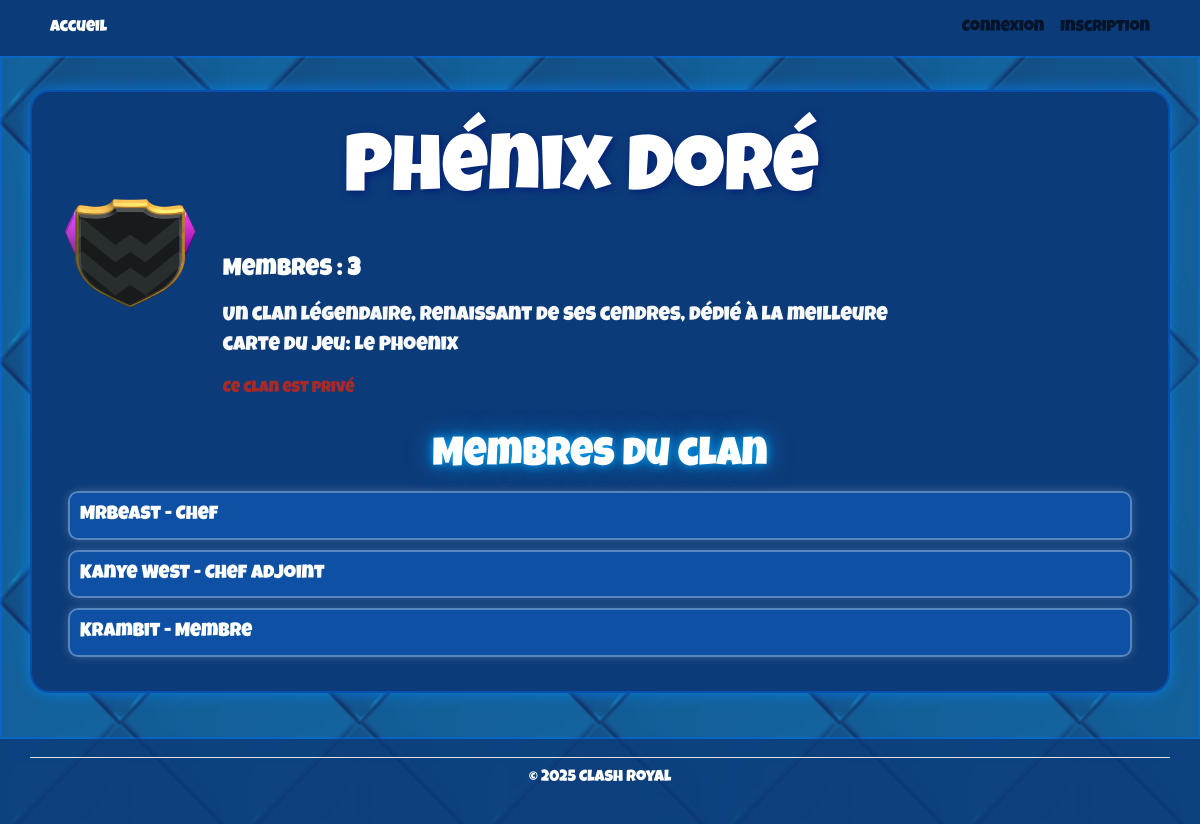
Screenshot of /vue/clanDescriptif.php?id=2 with the database file from the repository.
### tables this page shows
CREATE TABLE Clan(
    Id_Clan INT AUTO_INCREMENT,
    nom_clan VARCHAR(150)  NOT NULL,
    description_clan VARCHAR(500)  NOT NULL,
    prive BOOLEAN NOT NULL,
    PRIMARY KEY(Id_Clan),
    UNIQUE(nom_clan)
);

CREATE TABLE UtilisateurClan(
    Id_Clan INT,
    Id_Utilisateur INT,
    Id_Role INT,
    PRIMARY KEY(Id_Clan, Id_Utilisateur, Id_Role),
    FOREIGN KEY(Id_Clan) REFERENCES Clan(Id_Clan),
    FOREIGN KEY(Id_Utilisateur) REFERENCES Utilisateur(Id_Utilisateur),
    FOREIGN KEY(Id_Role) REFERENCES Role(Id_Role)
);

CREATE TABLE Utilisateur(
    Id_Utilisateur INT AUTO_INCREMENT,
    nom VARCHAR(100)  NOT NULL,
    mot_de_passe VARCHAR(255)  NOT NULL,
    PRIMARY KEY(Id_Utilisateur),
    UNIQUE(nom)
);

CREATE TABLE Role(
    Id_Role INT AUTO_INCREMENT,
    role VARCHAR(30) ,
    PRIMARY KEY(Id_Role)
);

### modele/modeleClan.php (called while the page is built, shortened)
<?php
class ModeleClan
{
    public static function ObtenirClanParId($idClan)
    {
        $connexion = BD::ObtenirConnexion();
        $req = $connexion->prepare(
            "SELECT * FROM Clan WHERE Id_Clan = :Id_Clan"
        );
        $req->bindParam(':Id_Clan', $idClan);
        $req->execute();
        return $req;
    }
    public static function ObtenirUtilisateursClan($idClan)
    {
        $connexion = BD::ObtenirConnexion();
        $req = $connexion->prepare("SELECT Id_Utilisateur, Id_Role FROM UtilisateurClan WHERE Id_Clan = :idClan");
        $req->bindParam(':idClan', $idClan);
        $req->execute();
        return $req;
    }
    public static function ObtenirRoleNom($id_role)
    {
        $connexion = BD::ObtenirConnexion();
        $req = $connexion->prepare("SELECT role FROM Role WHERE Id_Role = :id_role");
        $req->bindParam(':id_role', $id_role);
        $req->execute();
        return $req;
    }
}

### modele/modeleUtilisateurs.php (called while the page is built, shortened)
<?php
class ModeleUtilisateurs
{
    public static function ObtenirTout($idUtilisateur)
    {
        $connexion = BD::ObtenirConnexion();
        $req = $connexion->prepare(
            "SELECT * FROM Utilisateur WHERE Id_Utilisateur = :idUtilisateur"
        );
        $req->bindParam(':idUtilisateur', $idUtilisateur);
        $req->execute();
        return $req;
    }
}

### vue/clanDescriptif.php (the view, shortened to what this page needs)
<?php $titreOnglet = 'Clans';
require_once "modele/modeleClan.php";
require_once "modele/modeleUtilisateurs.php" ?>
<?php ob_start();
$requeteClans = ModeleClan::ObtenirClanParId($_GET['id']);
$clan = $requeteClans->fetch();
$requeteUtilisateurs = ModeleClan::ObtenirClanUtilisateur($_SESSION['utilisateur']['Id_Utilisateur']);
$clanUtilisateur = $requeteUtilisateurs->fetch();
?>
<div class="container bg-blue-900 tableau p-4">
    <div class="row align-items-center mb-4">
        <img class="clan-image" style="width: 15%;" src="Images/Clans/<?= htmlspecialchars($clan['Id_Clan']) ?>.png">
        <div class="col-md-8">
            <h1 class="text-center big-goofy-title mb-4">
                <?= htmlspecialchars($clan["nom_clan"]) ?>
            </h1>
            <?php
            $countReq = ModeleClan::ObtenirUtilisateursClan($clan['Id_Clan']);
            $nombreMembres = $countReq->rowCount();
            ?>
            <h4 class="text-white mb-3">
                Membres : <strong><?= $nombreMembres ?></strong>
            </h4>
            <p class="fs-5 text-light">
                <?= nl2br(htmlspecialchars($clan["description_clan"])) ?>
            </p>
            <?php if (!$clan['prive']) {if (!$clanUtilisateur || $clanUtilisateur['Id_Clan'] != $clan['Id_Clan']) { ?>
            <div class="mt-3">
                <form id="formRejoindre" method="post" action="rejoindreClan">
                    <input type="hidden" id="clanId" name="Id_Clan" value="<?= $clan['Id_Clan'] ?>">
                    <button type="submit" class="btn btn-success btn-lg">
                        Rejoindre le clan
                    </button>
                </form>
            </div>
            <?php }}else{?> <div style="color: brown;">Ce clan est privé</div> <?php } ?>
        </div>
    </div>
    <h3 class="text-center text-white mt-4">Membres du clan</h3>
    <div id="tableau-utilisateurs" class="container bg-blue-900">
        <?php
        $requeteUtilisateurs = ModeleClan::ObtenirUtilisateursClan($clan['Id_Clan']);
        while ($utilisateurs = $requeteUtilisateurs->fetch()) {
            $requetenom = ModeleUtilisateurs::ObtenirTout($utilisateurs['Id_Utilisateur']);
            $requeteRole = ModeleClan::ObtenirRoleNom($utilisateurs['Id_Role']);
            $utilisateur = $requetenom->fetch();
            $role = $requeteRole->fetch();
        ?>
            <div class="panel-nom py-2" data-id="<?= $utilisateurs['Id_Utilisateur'] ?>">
                <?= htmlspecialchars($utilisateur['nom']) ?> - <?= htmlspecialchars($role['role']) ?>
            </div>
        <?php } ?>
    </div>
</div>
<?php require 'vue/gabarit.php'; ?>

### css/style.css (style rules this page uses)
body, main { font-family: 'Luckiest Guy', cursive; color: white; background-image: url("../Images/Autres/Background.jpg"); background-repeat: repeat; background-size: auto; background-attachment: fixed; }
.tableau { border-radius: 20px; border: 2px solid rgba(0, 110, 255, 0.4); box-shadow: 0 0 15px rgba(0, 140, 255, 0.7); padding: 2%; margin: 2%; }
.bg-blue-900 { background-color: #0c3b79; }
.big-goofy-title { font-size: 5rem; text-shadow: 2px 2px 8px rgb(2, 29, 117); stroke: url(#ffffff); padding: 10px; }
h3.text-center { font-family: 'Luckiest Guy', cursive; font-size: 2.5rem; text-align: center; margin-top: 25px; color: #00a6ff; text-shadow: 0 0 10px rgba(0, 170, 255, 0.9), 0 0 25px rgba(0, 170, 255, 0.6); }
.panel-nom { background-color: rgba(16, 105, 207, 0.5); border: 2px solid rgba(255, 255, 255, 0.3); border-radius: 10px; box-shadow: 0 0 10px rgba(255, 255, 255, 0.2); padding: 10px; margin: 10px 0; font-size: 1.2rem; }
.clan-image { width: 15%; height: auto; }

### rows the page displays
clan: nom_clan "Phénix Doré", description_clan "Un clan légendaire, renaissant de ses cendres, dédié à la meilleure carte du jeu: Le Phoenix"
utilisateurclan: Id_Utilisateur.nom "MrBeast", Id_Role.role "Chef"
utilisateurclan: Id_Utilisateur.nom "Kanye West", Id_Role.role "Chef adjoint"
utilisateurclan: Id_Utilisateur.nom "Krambit", Id_Role.role "Membre"

### other values shown
$nombreMembres "3"
